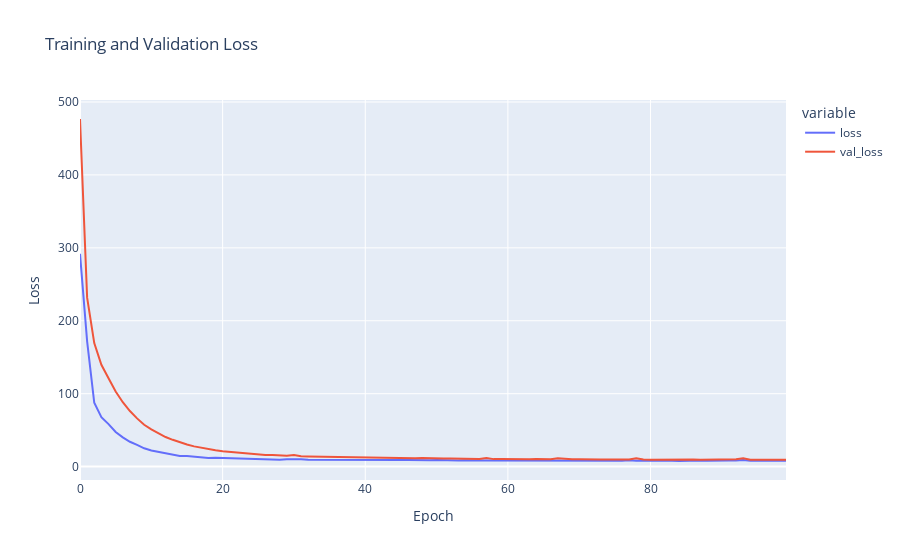

The notebook cell this image was saved under:
### Code cell
import plotly.express as px

# Create the Plotly line plot for training and validation loss
fig = px.line(history_df, 
              x=history_df.index, 
              y=['loss', 'val_loss'], 
              labels={'value': 'Loss', 'index': 'Epoch'},
              title="Training and Validation Loss")
              
# Show the plot
fig.show()

### Figure 1 — Plotly figure (JSON) as saved in the notebook; plotly's stock layout.template omitted (floating-point values rounded to 4 significant figures)
{"data": [{"hovertemplate": "variable=loss<br>Epoch=%{x}<br>Loss=%{y}<extra></extra>", "legendgroup": "loss", "line": {"color": "#636efa", "dash": "solid"}, "marker": {"symbol": "circle"}, "mode": "lines", "name": "loss", "orientation": "v", "showlegend": true, "type": "scatter", "x": [0, 1, 2, 3, 4, 5, 6, 7, 8, 9, 10, 11, 12, 13, 14, 15, 16, 17, 18, 19, 20, 21, 22, 23, 24, 25, 26, 27, 28, 29, 30, 31, 32, 33, 34, 35, 36, 37, 38, 39, 40, 41, 42, 43, 44, 45, 46, 47, 48, 49, 50, 51, 52, 53, 54, 55, 56, 57, 58, 59, 60, 61, 62, 63, 64, 65, 66, 67, 68, 69, 70, 71, 72, 73, 74, 75, 76, 77, 78, 79, 80, 81, 82, 83, 84, 85, 86, 87, 88, 89, 90, 91, 92, 93, 94, 95, 96, 97, 98, 99], "xaxis": "x", "y": [291.8, 171.8, 87.51, 67.84, 58.35, 47.49, 40.13, 34.12, 29.78, 25.15, 22.04, 20.34, 18.61, 17.25, 14.69, 14.48, 13.48, 13.29, 11.84, 12.01, 11.79, 11.18, 10.46, 10.69, 10.39, 10.6, 10.27, 9.713, 9.508, 10.06, 10.33, 10.22, 9.452, 9.355, 9.262, 9.093, 9.21, 9.339, 9.67, 9.357, 8.76, 8.93, 8.891, 8.932, 8.636, 9.152, 9.217, 8.872, 8.78, 8.701, 9.062, 8.593, 8.062, 8.42, 8.598, 8.917, 8.317, 8.355, 8.318, 8.348, 8.868, 8.254, 8.677, 8.504, 8.625, 8.404, 8.277, 8.58, 8.898, 8.242, 8.664, 8.483, 8.163, 7.711, 8.344, 8.627, 8.023, 8.649, 7.9, 8.233, 8.373, 7.958, 8.341, 8.014, 7.794, 8.302, 8.088, 8.308, 8.199, 7.994, 8.414, 8.475, 8.554, 9.09, 8.217, 8.123, 8.675, 7.764, 8.228, 7.976], "yaxis": "y"}, {"hovertemplate": "variable=val_loss<br>Epoch=%{x}<br>Loss=%{y}<extra></extra>", "legendgroup": "val_loss", "line": {"color": "#EF553B", "dash": "solid"}, "marker": {"symbol": "circle"}, "mode": "lines", "name": "val_loss", "orientation": "v", "showlegend": true, "type": "scatter", "x": [0, 1, 2, 3, 4, 5, 6, 7, 8, 9, 10, 11, 12, 13, 14, 15, 16, 17, 18, 19, 20, 21, 22, 23, 24, 25, 26, 27, 28, 29, 30, 31, 32, 33, 34, 35, 36, 37, 38, 39, 40, 41, 42, 43, 44, 45, 46, 47, 48, 49, 50, 51, 52, 53, 54, 55, 56, 57, 58, 59, 60, 61, 62, 63, 64, 65, 66, 67, 68, 69, 70, 71, 72, 73, 74, 75, 76, 77, 78, 79, 80, 81, 82, 83, 84, 85, 86, 87, 88, 89, 90, 91, 92, 93, 94, 95, 96, 97, 98, 99], "xaxis": "x", "y": [476.7, 231.7, 169.4, 139.7, 121.3, 103.1, 88.34, 76.25, 66.13, 57.41, 51.13, 45.35, 40.55, 36.76, 33.31, 30.27, 27.79, 25.74, 24.18, 22.47, 21.1, 20.14, 19.0, 18.51, 17.61, 16.78, 16.06, 15.8, 15.29, 15.03, 15.81, 14.12, 14.02, 13.85, 13.34, 13.24, 12.9, 12.63, 13.2, 12.46, 12.26, 12.35, 11.89, 11.92, 11.5, 11.81, 11.19, 11.32, 11.9, 11.35, 11.11, 10.97, 11.04, 11.07, 10.98, 10.89, 10.53, 11.94, 10.29, 10.46, 10.21, 10.26, 10.27, 10.17, 10.58, 10.39, 10.14, 11.4, 10.4, 10.15, 10.19, 9.786, 9.782, 9.665, 9.64, 9.5, 9.553, 9.789, 11.38, 9.7, 9.51, 9.58, 9.862, 10.32, 9.727, 9.678, 9.731, 9.394, 9.379, 9.455, 9.44, 9.85, 9.975, 11.51, 9.413, 9.475, 9.917, 9.328, 9.257, 9.413], "yaxis": "y"}], "layout": {"legend": {"title": {"text": "variable"}, "tracegroupgap": 0}, "title": {"text": "Training and Validation Loss"}, "xaxis": {"anchor": "y", "domain": [0, 1], "title": {"text": "Epoch"}}, "yaxis": {"anchor": "x", "domain": [0, 1], "title": {"text": "Loss"}}}}
